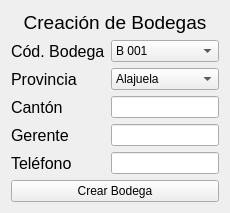
            <widget class="QWidget" name="Bodegas">
             <property name="font">
              <font>
               <family>Segoe UI</family>
              </font>
             </property>
             <layout class="QGridLayout" name="gridLayout_13">
              <item row="0" column="0">
               <layout class="QGridLayout" name="gridLayout_6">
                <item row="0" column="0">
                 <widget class="QLabel" name="label_6">
                  <property name="font">
                   <font>
                    <pointsize>14</pointsize>
                   </font>
                  </property>
                  <property name="text">
                   <string>Creación de Bodegas</string>
                  </property>
                  <property name="alignment">
                   <set>Qt::AlignCenter</set>
                  </property>
                 </widget>
                </item>
                <item row="1" column="0">
                 <layout class="QGridLayout" name="gridLayout_5">
                  <item row="0" column="0">
                   <widget class="QLabel" name="label_7">
                    <property name="font">
                     <font>
                      <pointsize>12</pointsize>
                     </font>
                    </property>
                    <property name="text">
                     <string>Cód. Bodega</string>
                    </property>
                   </widget>
                  </item>
                  <item row="0" column="1">
                   <widget class="QComboBox" name="comboBox_3">
                    <property name="font">
                     <font>
                      <family>Segoe UI</family>
                     </font>
                    </property>
                    <item>
                     <property name="text">
                      <string>B 001</string>
                     </property>
                    </item>
                    <item>
                     <property name="text">
                      <string>B 002</string>
                     </property>
                    </item>
                    <item>
                     <property name="text">
                      <string>B 003</string>
                     </property>
                    </item>
                    <item>
                     <property name="text">
                      <string>B 004</string>
                     </property>
                    </item>
                    <item>
                     <property name="text">
                      <string>B 005</string>
                     </property>
                    </item>
                    <item>
                     <property name="text">
                      <string>B 006</string>
                     </property>
                    </item>
                    <item>
                     <property name="text">
                      <string>B 007</string>
                     </property>
                    </item>
                    <item>
                     <property name="text">
                      <string>B 008</string>
                     </property>
                    </item>
                    <item>
                     <property name="text">
                      <string>B 009</string>
                     </property>
                    </item>
                   </widget>
                  </item>
                  <item row="1" column="0">
                   <widget class="QLabel" name="label_8">
                    <property name="font">
                     <font>
                      <pointsize>12</pointsize>
                     </font>
                    </property>
                    <property name="text">
                     <string>Provincia</string>
                    </property>
                   </widget>
                  </item>
                  <item row="1" column="1">
                   <widget class="QComboBox" name="comboBox_4">
                    <property name="font">
                     <font>
                      <family>Segoe UI</family>
                     </font>
                    </property>
                    <item>
                     <property name="text">
                      <string>Alajuela</string>
                     </property>
                    </item>
                    <item>
                     <property name="text">
                      <string>Cartago</string>
                     </property>
                    </item>
                    <item>
                     <property name="text">
                      <string>Guanacaste</string>
                     </property>
                    </item>
                    <item>
                     <property name="text">
                      <string>Heredia</string>
                     </property>
                    </item>
                    <item>
                     <property name="text">
                      <string>Limón</string>
                     </property>
                    </item>
                    <item>
                     <property name="text">
                      <string>Puntarenas</string>
                     </property>
                    </item>
                    <item>
                     <property name="text">
                      <string>San José</string>
                     </property>
                    </item>
                   </widget>
                  </item>
                  <item row="2" column="0">
                   <widget class="QLabel" name="label_9">
                    <property name="font">
                     <font>
                      <pointsize>12</pointsize>
                     </font>
                    </property>
                    <property name="text">
                     <string>Cantón</string>
                    </property>
                   </widget>
                  </item>
                  <item row="2" column="1">
                   <widget class="QLineEdit" name="lineEdit_3"/>
                  </item>
                  <item row="3" column="0">
                   <widget class="QLabel" name="label_10">
                    <property name="font">
                     <font>
                      <family>Segoe UI</family>
                      <pointsize>12</pointsize>
                     </font>
                    </property>
                    <property name="text">
                     <string>Gerente</string>
                    </property>
                   </widget>
                  </item>
                  <item row="3" column="1">
                   <widget class="QLineEdit" name="lineEdit"/>
                  </item>
                  <item row="4" column="0">
                   <widget class="QLabel" name="label_11">
                    <property name="font">
                     <font>
                      <pointsize>12</pointsize>
                     </font>
                    </property>
                    <property name="text">
                     <string>Teléfono</string>
                    </property>
                   </widget>
                  </item>
                  <item row="4" column="1">
                   <widget class="QLineEdit" name="lineEdit_2"/>
                  </item>
                  <item row="5" column="0" colspan="2">
                   <widget class="QPushButton" name="pushButton">
                    <property name="text">
                     <string>Crear Bodega</string>
                    </property>
                   </widget>
                  </item>
                 </layout>
                </item>
               </layout>
              </item>
             </layout>
            </widget>
